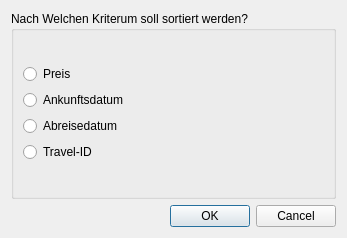
<?xml version="1.0" encoding="UTF-8"?>
<ui version="4.0">
 <class>SortDialog</class>
 <widget class="QDialog" name="SortDialog">
  <property name="geometry">
   <rect>
    <x>0</x>
    <y>0</y>
    <width>347</width>
    <height>238</height>
   </rect>
  </property>
  <property name="windowTitle">
   <string>Dialog</string>
  </property>
  <layout class="QVBoxLayout" name="verticalLayout_4">
   <item>
    <layout class="QVBoxLayout" name="verticalLayout_3">
     <item>
      <widget class="QGroupBox" name="groupBox">
       <property name="title">
        <string>Nach Welchen Kriterum soll sortiert werden?</string>
       </property>
       <layout class="QVBoxLayout" name="verticalLayout_2">
        <item>
         <layout class="QVBoxLayout" name="verticalLayout">
          <item>
           <widget class="QRadioButton" name="radioButtonPreis">
            <property name="text">
             <string>Preis</string>
            </property>
           </widget>
          </item>
          <item>
           <widget class="QRadioButton" name="radioButtonAnkunft">
            <property name="text">
             <string>Ankunftsdatum</string>
            </property>
           </widget>
          </item>
          <item>
           <widget class="QRadioButton" name="radioButtonAbreise">
            <property name="text">
             <string>Abreisedatum</string>
            </property>
           </widget>
          </item>
          <item>
           <widget class="QRadioButton" name="radioButtonReiseID">
            <property name="text">
             <string>Travel-ID</string>
            </property>
           </widget>
          </item>
         </layout>
        </item>
       </layout>
      </widget>
     </item>
     <item>
      <widget class="QDialogButtonBox" name="buttonBox">
       <property name="orientation">
        <enum>Qt::Horizontal</enum>
       </property>
       <property name="standardButtons">
        <set>QDialogButtonBox::Cancel|QDialogButtonBox::Ok</set>
       </property>
      </widget>
     </item>
    </layout>
   </item>
  </layout>
 </widget>
 <resources/>
 <connections>
  <connection>
   <sender>buttonBox</sender>
   <signal>accepted()</signal>
   <receiver>SortDialog</receiver>
   <slot>accept()</slot>
   <hints>
    <hint type="sourcelabel">
     <x>248</x>
     <y>254</y>
    </hint>
    <hint type="destinationlabel">
     <x>157</x>
     <y>274</y>
    </hint>
   </hints>
  </connection>
  <connection>
   <sender>buttonBox</sender>
   <signal>rejected()</signal>
   <receiver>SortDialog</receiver>
   <slot>reject()</slot>
   <hints>
    <hint type="sourcelabel">
     <x>316</x>
     <y>260</y>
    </hint>
    <hint type="destinationlabel">
     <x>286</x>
     <y>274</y>
    </hint>
   </hints>
  </connection>
 </connections>
</ui>
